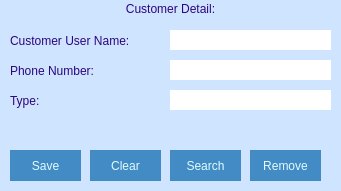
   <widget class="QGroupBox" name="groupBox_2">
    <property name="geometry">
     <rect>
      <x>410</x>
      <y>440</y>
      <width>341</width>
      <height>191</height>
     </rect>
    </property>
    <property name="focusPolicy">
     <enum>Qt::NoFocus</enum>
    </property>
    <property name="whatsThis">
     <string>&lt;html&gt;&lt;head/&gt;&lt;body&gt;&lt;p align=&quot;center&quot;&gt;&lt;span style=&quot; font-weight:600;&quot;&gt;Sample Detail:&lt;/span&gt;&lt;/p&gt;&lt;/body&gt;&lt;/html&gt;</string>
    </property>
    <property name="autoFillBackground">
     <bool>false</bool>
    </property>
    <property name="styleSheet">
     <string notr="true">QWidget {
    font: 75 16pt &quot;Rockwell&quot;;
    color: rgb(45, 5, 127);
    background-color: rgb(207, 228, 255);
    border-radius: 20px;   
}</string>
    </property>
    <property name="title">
     <string>Customer Detail:</string>
    </property>
    <property name="alignment">
     <set>Qt::AlignCenter</set>
    </property>
    <property name="flat">
     <bool>false</bool>
    </property>
    <property name="checkable">
     <bool>false</bool>
    </property>
    <widget class="QLabel" name="label_5">
     <property name="geometry">
      <rect>
       <x>10</x>
       <y>30</y>
       <width>161</width>
       <height>21</height>
      </rect>
     </property>
     <property name="styleSheet">
      <string notr="true">font: italic 12pt &quot;Rockwell&quot;;</string>
     </property>
     <property name="text">
      <string>Customer User Name:</string>
     </property>
    </widget>
    <widget class="QLabel" name="label_6">
     <property name="geometry">
      <rect>
       <x>10</x>
       <y>60</y>
       <width>161</width>
       <height>21</height>
      </rect>
     </property>
     <property name="styleSheet">
      <string notr="true">font: italic 12pt &quot;Rockwell&quot;;</string>
     </property>
     <property name="text">
      <string>Phone Number:</string>
     </property>
    </widget>
    <widget class="QLabel" name="label_7">
     <property name="geometry">
      <rect>
       <x>10</x>
       <y>90</y>
       <width>161</width>
       <height>21</height>
      </rect>
     </property>
     <property name="styleSheet">
      <string notr="true">font: italic 12pt &quot;Rockwell&quot;;
</string>
     </property>
     <property name="text">
      <string>Type:</string>
     </property>
    </widget>
    <widget class="QLineEdit" name="lineEditCustomerUserName">
     <property name="geometry">
      <rect>
       <x>170</x>
       <y>30</y>
       <width>161</width>
       <height>20</height>
      </rect>
     </property>
     <property name="styleSheet">
      <string notr="true">background-color: rgb(255, 255, 255);</string>
     </property>
    </widget>
    <widget class="QLineEdit" name="lineEditPhoneNumber">
     <property name="geometry">
      <rect>
       <x>170</x>
       <y>60</y>
       <width>161</width>
       <height>20</height>
      </rect>
     </property>
     <property name="styleSheet">
      <string notr="true">background-color: rgb(255, 255, 255);</string>
     </property>
    </widget>
    <widget class="QLineEdit" name="lineEditType">
     <property name="geometry">
      <rect>
       <x>170</x>
       <y>90</y>
       <width>161</width>
       <height>20</height>
      </rect>
     </property>
     <property name="styleSheet">
      <string notr="true">background-color: rgb(255, 255, 255);</string>
     </property>
    </widget>
    <widget class="QPushButton" name="pushButtonCustomerSave">
     <property name="geometry">
      <rect>
       <x>10</x>
       <y>150</y>
       <width>71</width>
       <height>31</height>
      </rect>
     </property>
     <property name="styleSheet">
      <string notr="true">background-color: rgb(67, 139, 196);
font: 14pt &quot;Rockwell Condensed&quot;;
color: rgb(224, 253, 255);</string>
     </property>
     <property name="text">
      <string>Save</string>
     </property>
     <property name="icon">
      <iconset>
       <normaloff>../images/ic_saveCustomer.png</normaloff>../images/ic_saveCustomer.png</iconset>
     </property>
     <property name="iconSize">
      <size>
       <width>15</width>
       <height>15</height>
      </size>
     </property>
    </widget>
    <widget class="QPushButton" name="pushButtonCustomerClear">
     <property name="geometry">
      <rect>
       <x>90</x>
       <y>150</y>
       <width>71</width>
       <height>31</height>
      </rect>
     </property>
     <property name="styleSheet">
      <string notr="true">background-color: rgb(67, 139, 196);
font: 14pt &quot;Rockwell Condensed&quot;;
color: rgb(224, 253, 255);</string>
     </property>
     <property name="text">
      <string>Clear</string>
     </property>
     <property name="icon">
      <iconset>
       <normaloff>../images/ic_clearCustomer.png</normaloff>../images/ic_clearCustomer.png</iconset>
     </property>
     <property name="iconSize">
      <size>
       <width>17</width>
       <height>17</height>
      </size>
     </property>
    </widget>
    <widget class="QPushButton" name="pushButtonCustomerSearch">
     <property name="geometry">
      <rect>
       <x>170</x>
       <y>150</y>
       <width>71</width>
       <height>31</height>
      </rect>
     </property>
     <property name="styleSheet">
      <string notr="true">background-color: rgb(67, 139, 196);
font: 14pt &quot;Rockwell Condensed&quot;;
color: rgb(224, 253, 255);</string>
     </property>
     <property name="text">
      <string>Search</string>
     </property>
     <property name="icon">
      <iconset>
       <normaloff>../images/ic_searchCustomer.png</normaloff>../images/ic_searchCustomer.png</iconset>
     </property>
     <property name="iconSize">
      <size>
       <width>15</width>
       <height>15</height>
      </size>
     </property>
    </widget>
    <widget class="QPushButton" name="pushButtonCustomerRemove">
     <property name="geometry">
      <rect>
       <x>250</x>
       <y>150</y>
       <width>71</width>
       <height>31</height>
      </rect>
     </property>
     <property name="styleSheet">
      <string notr="true">background-color: rgb(67, 139, 196);
font: 14pt &quot;Rockwell Condensed&quot;;
color: rgb(224, 253, 255);</string>
     </property>
     <property name="text">
      <string>Remove</string>
     </property>
     <property name="icon">
      <iconset>
       <normaloff>../images/ic_removeCustomer.png</normaloff>../images/ic_removeCustomer.png</iconset>
     </property>
     <property name="iconSize">
      <size>
       <width>15</width>
       <height>15</height>
      </size>
     </property>
    </widget>
   </widget>
